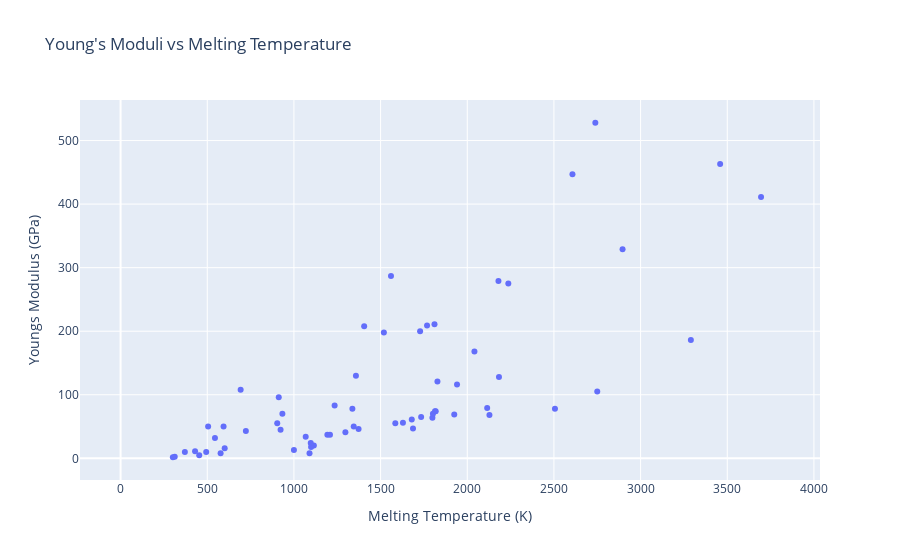

Notebook code for this chart:
### Markdown cell above
### 3. Plotting

Finally, we are going to plot the values for the properties in the lists we just created. For this tutorial we will make two scatter plots:

-  Young's Modulus vs Melting Temperature
-  Coefficient of Linear Thermal Expansion vs Melting Temperature

We will be using a Python library called [Plotly](https://plot.ly/python/) to create these plots. This library allows you to create plots that are really interactive and highly customizable. <br>

#### Simple Plot

In this first cell we will import the library components we will use and create a simple plot.

### Code cell
import plotly #This is the library import
import plotly.graph_objs as go # This is the graphical object (Think "plt" in Matplotlib if you have used that before)

from plotly.offline import iplot # These lines are necessary to run Plotly in Jupyter Notebooks, but not in a dedicated environment
plotly.offline.init_notebook_mode(connected=True)

# To create a plot, you need a layout and a trace

# The layout gives Plotly the instructions on the background grids, tiles in the plot, 
# axes names, axes ticks, legends, labels, colors on the figure and general formatting.

layout = go.Layout(title = "Young's Moduli vs Melting Temperature",xaxis= dict(title= 'Melting Temperature (K)'), 
                   yaxis= dict(title= 'Youngs Modulus (GPa)'))

# The trace contains a type of plot (In this case, Scatter, but it can be "Bars, Lines, Pie Charts", etc.), 
# the data we want to visualize and the way ("Mode") we want to represent it.

trace = go.Scatter(x = melting_temperature, y = youngs_modulus, mode = 'markers')

# To plot, we create a figure and implement our components in the following way:

data = [trace] # We could include more than just one trace here

fig= go.Figure(data, layout=layout)
iplot(fig)

### Figure 1 — Plotly figure (JSON) as saved in the notebook; plotly's stock layout.template omitted (floating-point values rounded to 4 significant figures)
{"data": [{"mode": "markers", "type": "scatter", "x": [14.01, 0.95, 453.7, 1560, 2349, 3800, 63.05, 54.8, 53.53, 24.56, 370.9, 923, 933.5, 1687, 317.3, 388.4, 171.6, 83.8, 336.5, 1115, 1814, 1941, 2183, 2180, 1519, 1811, 1768, 1728, 1358.0, 692.7, 302.9, 1211.0, 1090, 494, 265.8, 115.8, 312.5, 1050, 1799, 2128, 2750, 2896, 2430, 2607, 2237, 1828.0, 1235.0, 594.2, 429.8, 505.1, 903.8, 722.7, 386.9, 161.4, 301.6, 1000, 2506, 3290, 3695, 3459, 3306, 2739, 2041.0, 1337.0, 234.3, 577, 600.6, 544.4, 1193, 1068, 1208, 1297, 1373, 1345, 1099, 1585, 1629, 1680, 1734, 1802, 1818, 1097, 1925, 1323, 2115, 1841, 1405.0, 910, 912.5], "y": [null, null, 4.9, 287, null, null, null, null, null, null, 10, 45, 70, 47, null, null, null, null, null, 20, 74, 116, 128, 279, 198, 211, 209, 200, 130, 108, null, null, 8, 10, null, null, 2.4, null, 64, 68, 105, 329, null, 447, 275, 121, 83, 50, 11, 50, 55, 43, null, null, 1.7, 13, 78, 186, 411, 463, null, 528, 168, 78, null, 8, 16, 32, 37, 34, 37, 41, 46, 50, 18, 55, 56, 61, 65, 70, 74, 24, 69, null, 79, null, 208, null, 96]}], "layout": {"autosize": true, "title": {"text": "Young's Moduli vs Melting Temperature"}, "xaxis": {"autorange": true, "range": [-236.0, 4037.0], "title": {"text": "Melting Temperature (K)"}, "type": "linear"}, "yaxis": {"autorange": true, "range": [-41.73, 571.4], "title": {"text": "Youngs Modulus (GPa)"}, "type": "linear"}}}
